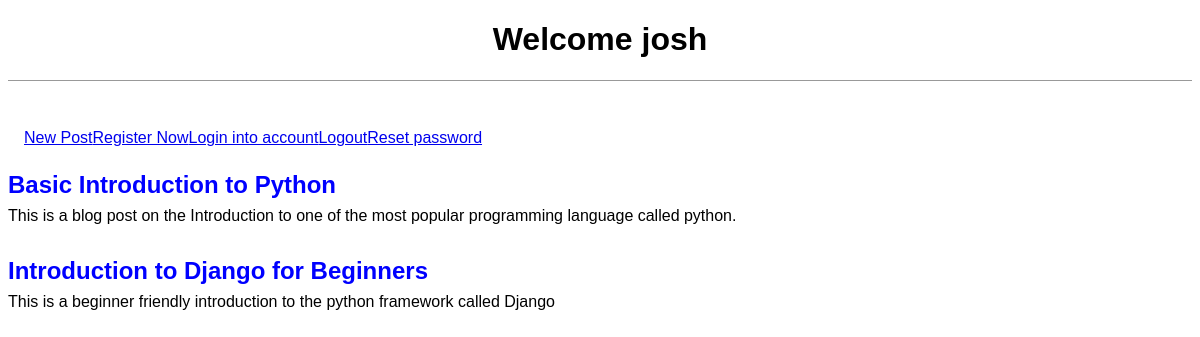
The app's page / (signed in) with its own data.
### myblog_app/models.py (models this page shows, shortened)
class Post(models.Model):
  title = models.CharField(max_length=200)
  author = models.ForeignKey('auth.user', on_delete=models.CASCADE)
  body = models.TextField()

### myblog_app/views.py (the view)
# urls.py: path('', BlogListView.as_view(), name='home')
class BlogListView(ListView):
  model = Post
  template_name = 'home.html'

### Templates/home.html
{% extends 'base.html' %}
{% block content %}
  {% for post in object_list %}
  <div class="post-entry">
    <h2><a href="{% url 'post_detail' post.pk %}">{{ post.title }}</a></h2>
    <p>{{ post.body }}</p>
  </div>
  {% endfor %}
{% endblock %}

### Templates/base.html (shortened to what this page needs)
{% load static %}
<!DOCTYPE html>
<html lang="en">
<head>
  <link rel="stylesheet" href="{% static 'css/base.css' %}">
</head>
<body>
  {% if user.is_authenticated %}
  <header>
    <h1><a href="{% url 'home' %}">Welcome {{ user.username }}</a></h1>
  </header>
  <div class="nav-right">
    <a href="{% url 'post_new' %}">New Post</a>
    <a href="{% url 'register' %}">Register Now</a>
    <a href="{% url 'login' %}">Login into account</a>
    <a href="{% url 'logout' %}">Logout</a>
    <a href="{% url 'password_reset' %}">Reset password</a>
  </div>
  {% endif %}
  <div>
    {% block content %}
    {% endblock %}
  </div>
</body>
</html>

### static/css/base.css (style rules this page uses)
body { font-family: Helvetica, sans-serif; }
header { text-align: center; border-bottom: 1px solid #999; margin-bottom: 2rem; }
header h1 a { color: black; text-decoration: none; }
.nav-right { display: flex; padding-top: 2rem; padding: 1rem; }
.post-entry { margin-bottom: 2rem; }
.post-entry h2 { margin: 0.5rem 0; }
.post-entry h2 a, .post-entry h2 a:visited { color: blue; text-decoration: none; }
.post-entry p { margin: 0; font-weight: 400; }

### records on screen
Post: title "Basic Introduction to Python", body "This is a blog post on the Introduction to one of the most popular programming language called python."
Post: title "Introduction to Django for Beginners", body "This is a beginner friendly introduction to the python framework called Django"

### other values on screen
{{ user.username }} "josh"
